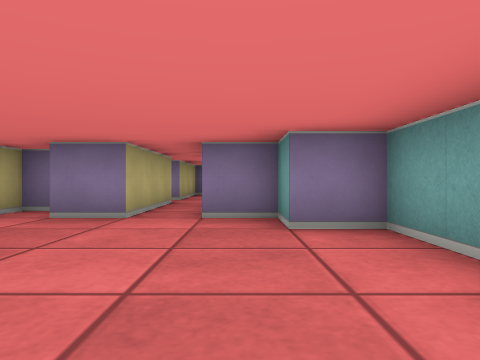
view 1 (above)

20 first-person views from a walk through a cub3D maze. The camera is about half as high as the walls, looks level and sees 70° across. The floor is counted in squares. Each view is taken from the middle of a square. On the plan, view 1 faces up. The plan holds only what a view shows up to about 9 squares ahead; the rest is blank. The place goes on beyond the plan.

view 2
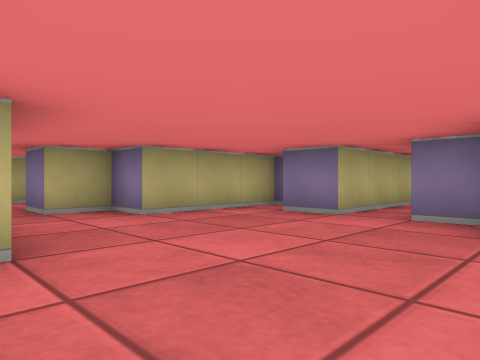

view 3
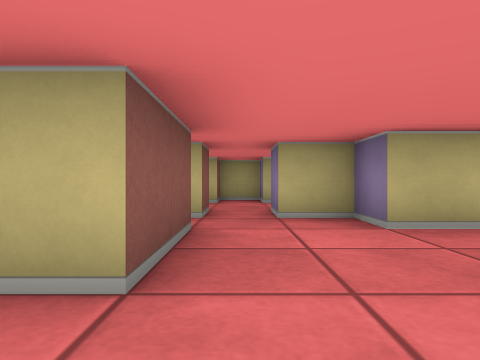

view 4
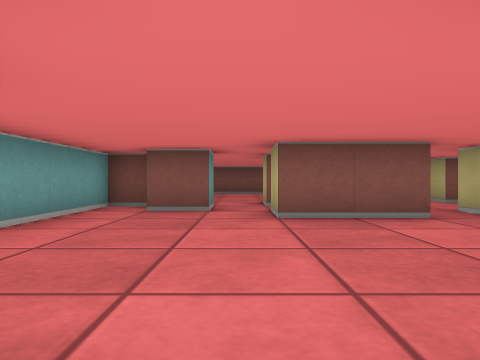

view 5
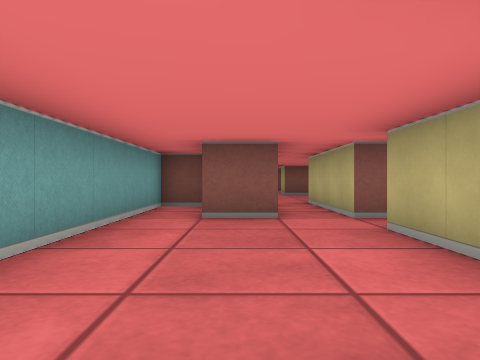

view 6
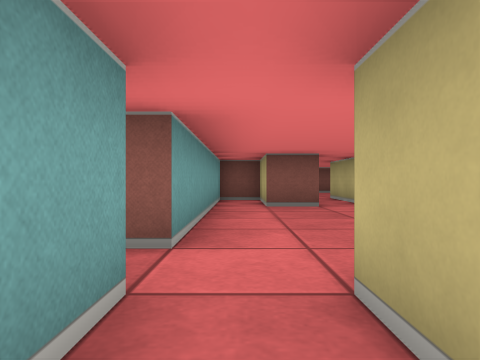

view 7
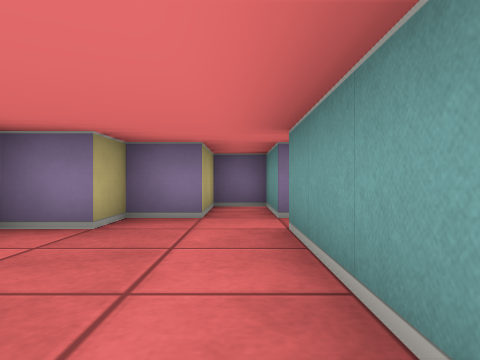

view 8
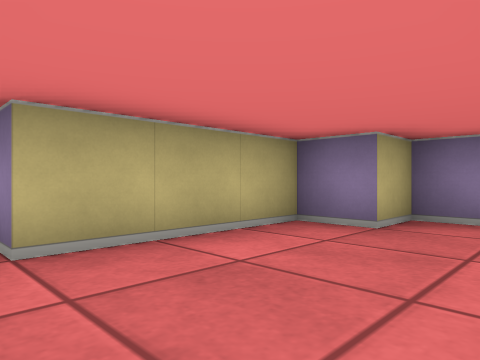

view 9
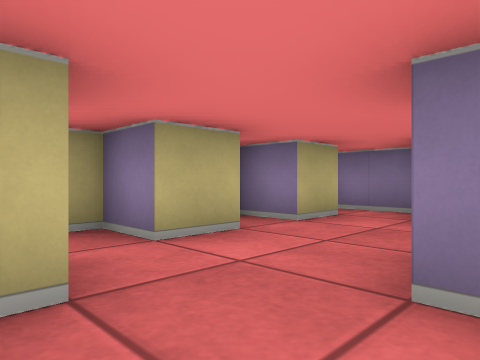

view 10
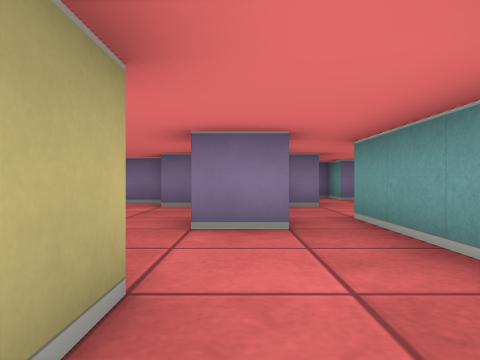

view 11
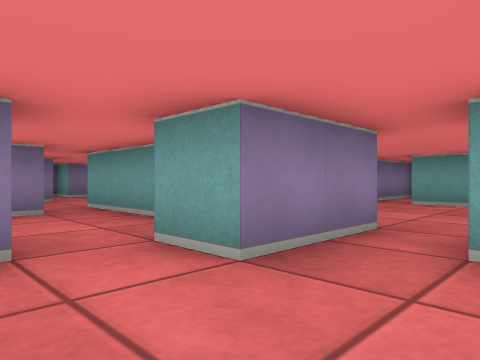

view 12
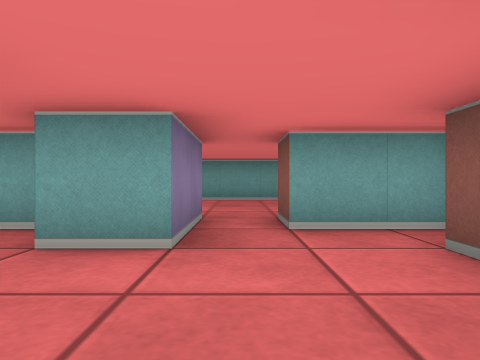

view 13
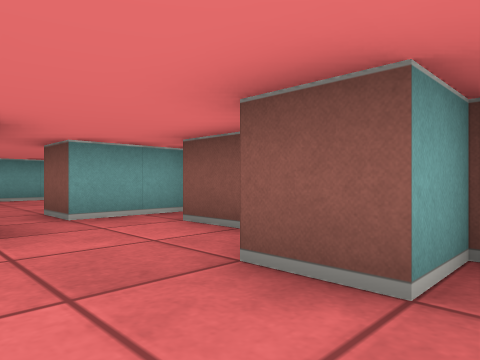

view 14
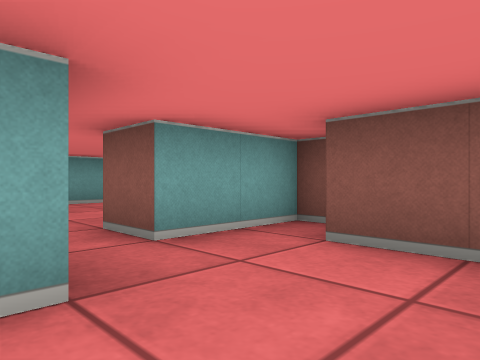

view 15
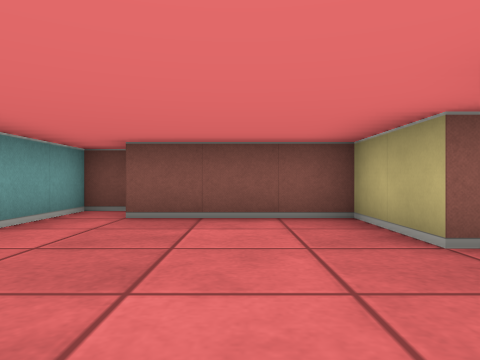

view 16
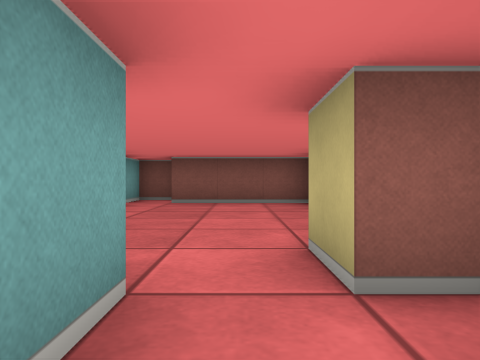

view 17
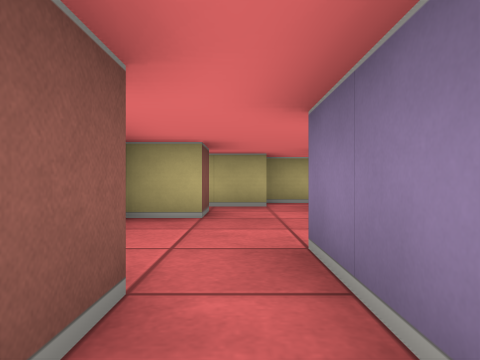

view 18
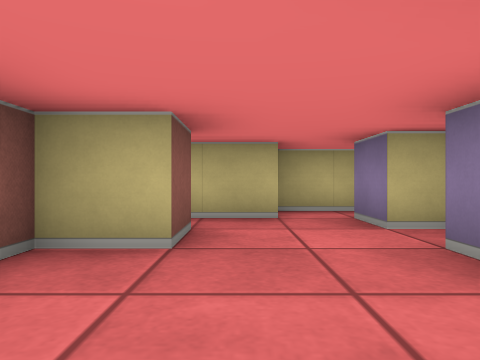

view 19
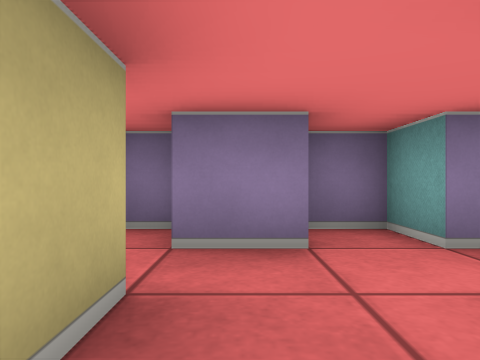

view 20
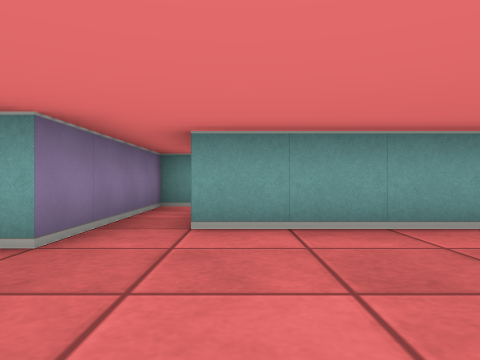

### Floor plan
Points are (right, up) in squares from view 1. A wall is a line through its corners. A room is listed if a view was taken in it or the views show most of it. See-through windows are left out.
Room 1 (views 1, 2, 3, 16)
walls: (-1.5, 4.5) (-2.5, 4.5) (-2.5, 5); (-0.5, -0.5) (0.5, -0.5); (-3.5, 0.5) (-1.5, 0.5) (-1.5, -0.5); (0.8, -1.5) (1.5, -1.5) (1.5, 3.5) (0.5, 3.5) (0.5, 4.5) (-0.5, 4.5); (-3, 5.5) (-3.5, 5.5) (-3.5, 2.5) (-4.5, 2.5) (-4.5, 1.5) (-5.5, 1.5); (-5.5, 0.5) (-4.5, 0.5)
ways out: opening at (-1, 5) to room 2; opening at (-4.5, 1) to room 3; opening at (-1, 0) to room 5
Room 2 (views 4, 5, 6, 7, 8)
walls: (-0.5, 7.5) (0.5, 7.5) (0.5, 5.5) (1.5, 5.5) (1.5, 11.5); (-2, 7.5) (-1.5, 7.5) (-1.5, 4.5); (1.5, 12.5) (1.5, 14.5) (0.5, 14.5) (0.5, 12.5) (-0.5, 12.5) (-0.5, 11.5) (-1.5, 11.5) (-1.5, 8.5)
ways out: opening at (-1, 5) to room 1; opening at (-2, 8); opening at (2, 12)
Room 3 (view 9)
walls: (-4.5, 0.5) (-4.5, -0.5) (-5.5, -0.5); (-5.9, 2.5) (-6.5, 2.5); (-5.5, -2.5) (-5.5, -3.5); (-7.5, 2.5) (-7.5, 1.5) (-8.5, 1.5) (-8.5, 0.5) (-7.5, 0.5) (-7.5, -0.5) (-8.5, -0.5); (-6.6, 3.5) (-8.1, 3.5); (-3.5, -3) (-3.5, 0.5)
ways out: opening at (-4.5, 1) to room 1; opening at (-5, -3) to room 4
Room 4 (views 10, 11, 12, 13, 14, 18, 19)
walls: (-5.5, -3.5) (-6.5, -3.5); (-7.5, -6.5) (-7.5, -5.5) (-6.5, -5.5) (-6.5, -6.5) (-4.5, -6.5); (-7.5, -3.5) (-8.5, -3.5); (-6.5, -2.5) (-7.4, -2.5); (-3.5, -4.5) (-4.5, -4.5) (-4.5, -3.5); (-8.5, -4.4) (-8.5, -5.8); (-4, -7.5) (-3.5, -7.5) (-3.5, -5.5); (-8.6, -2.5) (-9.2, -2.5); (-9.5, -3.1) (-9.5, -4.5)
ways out: opening at (-5, -3) to room 3; opening at (-3, -5) to room 5
Room 5 (views 15, 17, 20)
walls: (-2.5, -4.5) (-3.5, -4.5); (-3.5, -5.5) (-2.5, -5.5) (-2.5, -7.5) (0.5, -7.5); (-0.5, -1.5) (-0.5, -0.5); (0.6, -8.5) (1.5, -8.5) (1.5, -3.5); (-2.1, -1.5) (-1.5, -1.5) (-1.5, -2.5); (4.5, -3.1) (4.5, -2.5) (0.5, -2.5)
ways out: opening at (-1, 0) to room 1; opening at (-3, -5) to room 4

Positions as (right, up) in squares from view 1, and headings:
1: (0, 0), facing up
2: (1, 0), facing up-left
3: (0, 1), facing left
4: (-1, 5), facing down
5: (0, 12), facing down
6: (1, 14), facing down
7: (1, 8), facing up
8: (1, 8), facing up-left
9: (-5, -2), facing up-left
10: (-5, -4), facing up
11: (-6, -6), facing up-right
12: (-7, -5), facing right
13: (-8, -4), facing down-right
14: (-6, -4), facing down-right
15: (-1, -3), facing down
16: (-1, 0), facing down
17: (-2, -5), facing left
18: (-4, -5), facing left
19: (-8, -6), facing up
20: (-2, -4), facing right
